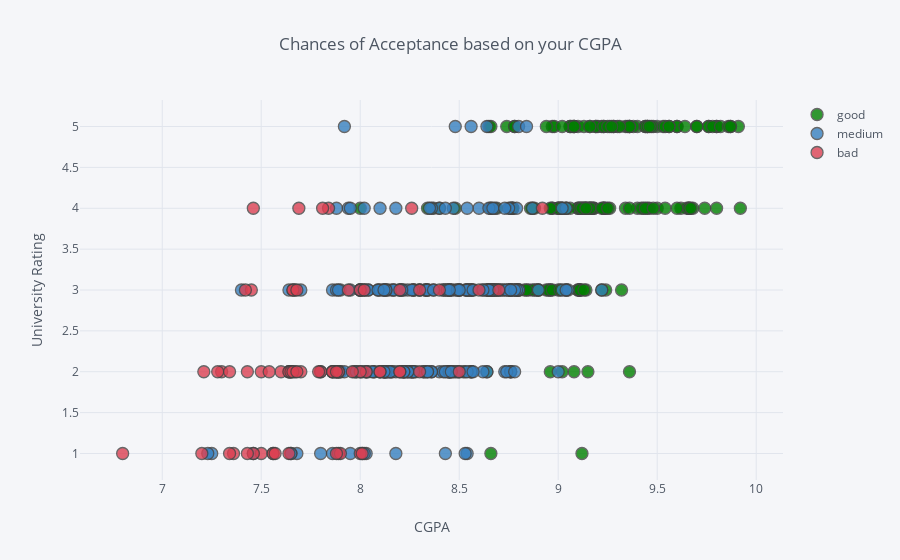
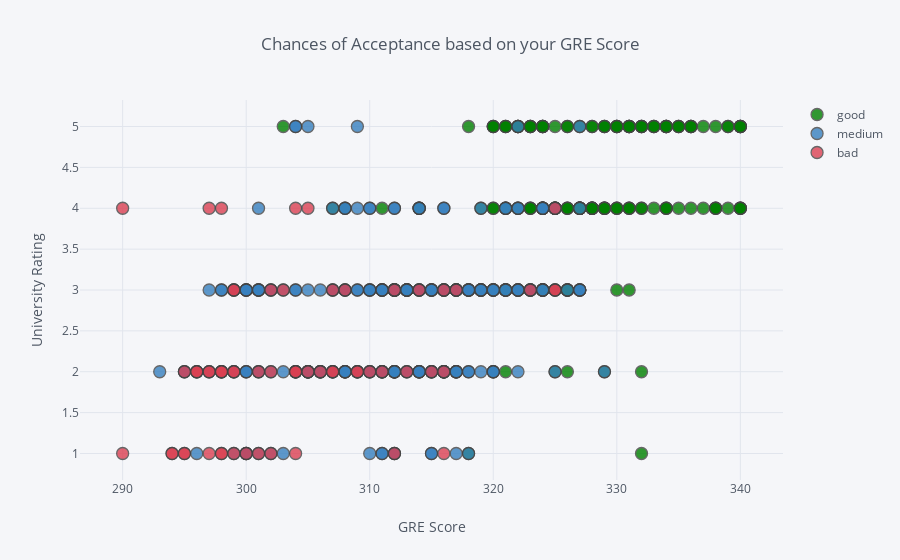
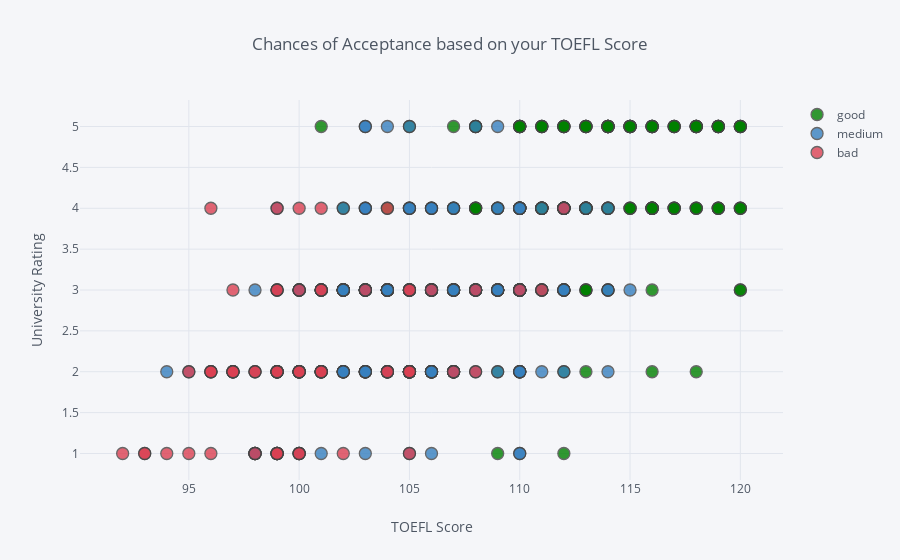

The notebook cell these images were saved under, in order:
### Markdown cell above
# How good is your Acceptance chance to a University based on your Scores:
**NOTE: You can even turn the markers on and off by clicking on the legends in the below charts**

### Code cell
scores_attr=['CGPA', 'GRE Score', 'TOEFL Score']
for i in scores_attr:
    df.iplot(x=i,y='University Rating',categories='Admit Chance',colors=['green','blue','red'],
            xTitle=i,yTitle='University Rating',title=f'Chances of Acceptance based on your {i}')

### Figure 1 — Plotly figure (JSON) as saved in the notebook; plotly's stock layout.template omitted (floating-point values rounded to 4 significant figures; data arrays with more than 128 entries replaced by an {"elided": "..."} marker saying what was removed)
{"data": [{"marker": {"color": "rgba(0, 128, 0, 1.0)", "line": {"width": 1.3}, "opacity": 0.8, "size": 12, "symbol": "circle"}, "mode": "markers", "name": "good", "textfont": {"color": "#4D5663"}, "type": "scatter", "uid": "1447d170-38f6-48d0-8543-c98b50843bf2", "x": {"elided": "196 float values"}, "y": {"elided": "196 int values"}}, {"marker": {"color": "rgba(55, 128, 191, 1.0)", "line": {"width": 1.3}, "opacity": 0.8, "size": 12, "symbol": "circle"}, "mode": "markers", "name": "medium", "textfont": {"color": "#4D5663"}, "type": "scatter", "uid": "661d6af4-8985-43c9-8d6e-f3408f5ce841", "x": {"elided": "241 float values"}, "y": {"elided": "241 int values"}}, {"marker": {"color": "rgba(219, 64, 82, 1.0)", "line": {"width": 1.3}, "opacity": 0.8, "size": 12, "symbol": "circle"}, "mode": "markers", "name": "bad", "textfont": {"color": "#4D5663"}, "type": "scatter", "uid": "12eb782f-f54f-4ba6-a21c-f1cdda08540d", "x": [8, 8.6, 8.4, 8.3, 7.5, 7.2, 7.3, 7.5, 7.7, 8, 8.2, 8.5, 7.6, 6.8, 8.3, 8.1, 8.2, 8.2, 8.7, 8.92, 7.54, 7.36, 8.02, 7.66, 8.03, 7.88, 7.66, 7.84, 8, 7.46, 7.28, 7.9, 7.46, 7.86, 7.64, 8.01, 7.86, 7.89, 7.34, 7.43, 7.64, 7.34, 7.88, 7.65, 7.66, 7.43, 7.56, 7.96, 8.1, 7.8, 7.45, 7.56, 7.94, 7.68, 7.42, 7.68, 7.79, 7.88, 7.57, 7.21, 8.26, 7.81, 7.69], "y": [1, 3, 3, 3, 2, 1, 2, 1, 2, 3, 2, 2, 2, 1, 2, 2, 3, 2, 3, 4, 2, 1, 3, 3, 2, 2, 3, 4, 2, 4, 2, 1, 1, 2, 1, 1, 2, 2, 2, 1, 2, 1, 1, 2, 2, 2, 1, 2, 2, 2, 3, 1, 3, 3, 3, 2, 2, 2, 1, 2, 4, 4, 4]}], "layout": {"legend": {"bgcolor": "#F5F6F9", "font": {"color": "#4D5663"}}, "paper_bgcolor": "#F5F6F9", "plot_bgcolor": "#F5F6F9", "title": {"font": {"color": "#4D5663"}, "text": "Chances of Acceptance based on your CGPA"}, "xaxis": {"gridcolor": "#E1E5ED", "showgrid": true, "tickfont": {"color": "#4D5663"}, "title": {"font": {"color": "#4D5663"}, "text": "CGPA"}, "zerolinecolor": "#E1E5ED"}, "yaxis": {"gridcolor": "#E1E5ED", "showgrid": true, "tickfont": {"color": "#4D5663"}, "title": {"font": {"color": "#4D5663"}, "text": "University Rating"}, "zerolinecolor": "#E1E5ED"}}}

### Figure 2 — Plotly figure (JSON) as saved in the notebook; plotly's stock layout.template omitted (floating-point values rounded to 4 significant figures; data arrays with more than 128 entries replaced by an {"elided": "..."} marker saying what was removed)
{"data": [{"marker": {"color": "rgba(0, 128, 0, 1.0)", "line": {"width": 1.3}, "opacity": 0.8, "size": 12, "symbol": "circle"}, "mode": "markers", "name": "good", "textfont": {"color": "#4D5663"}, "type": "scatter", "uid": "39ddafb0-320b-4fc5-bf34-cf165430997c", "x": {"elided": "196 int values"}, "y": {"elided": "196 int values"}}, {"marker": {"color": "rgba(55, 128, 191, 1.0)", "line": {"width": 1.3}, "opacity": 0.8, "size": 12, "symbol": "circle"}, "mode": "markers", "name": "medium", "textfont": {"color": "#4D5663"}, "type": "scatter", "uid": "00b96bbb-fc97-4ff0-bc01-4a5968d15b8a", "x": {"elided": "241 int values"}, "y": {"elided": "241 int values"}}, {"marker": {"color": "rgba(219, 64, 82, 1.0)", "line": {"width": 1.3}, "opacity": 0.8, "size": 12, "symbol": "circle"}, "mode": "markers", "name": "bad", "textfont": {"color": "#4D5663"}, "type": "scatter", "uid": "736ccfc9-564d-43c9-9b22-0f81b208b1f4", "x": [302, 323, 325, 314, 298, 295, 310, 304, 307, 308, 316, 313, 298, 300, 311, 309, 307, 304, 325, 325, 296, 294, 312, 299, 298, 301, 303, 304, 306, 290, 296, 297, 298, 299, 294, 312, 298, 297, 295, 316, 304, 299, 298, 315, 304, 297, 290, 302, 307, 296, 302, 301, 317, 316, 299, 309, 305, 299, 295, 298, 305, 297, 298], "y": [1, 3, 3, 3, 2, 1, 2, 1, 2, 3, 2, 2, 2, 1, 2, 2, 3, 2, 3, 4, 2, 1, 3, 3, 2, 2, 3, 4, 2, 4, 2, 1, 1, 2, 1, 1, 2, 2, 2, 1, 2, 1, 1, 2, 2, 2, 1, 2, 2, 2, 3, 1, 3, 3, 3, 2, 2, 2, 1, 2, 4, 4, 4]}], "layout": {"legend": {"bgcolor": "#F5F6F9", "font": {"color": "#4D5663"}}, "paper_bgcolor": "#F5F6F9", "plot_bgcolor": "#F5F6F9", "title": {"font": {"color": "#4D5663"}, "text": "Chances of Acceptance based on your GRE Score"}, "xaxis": {"gridcolor": "#E1E5ED", "showgrid": true, "tickfont": {"color": "#4D5663"}, "title": {"font": {"color": "#4D5663"}, "text": "GRE Score"}, "zerolinecolor": "#E1E5ED"}, "yaxis": {"gridcolor": "#E1E5ED", "showgrid": true, "tickfont": {"color": "#4D5663"}, "title": {"font": {"color": "#4D5663"}, "text": "University Rating"}, "zerolinecolor": "#E1E5ED"}}}

### Figure 3 — Plotly figure (JSON) as saved in the notebook; plotly's stock layout.template omitted (floating-point values rounded to 4 significant figures; data arrays with more than 128 entries replaced by an {"elided": "..."} marker saying what was removed)
{"data": [{"marker": {"color": "rgba(0, 128, 0, 1.0)", "line": {"width": 1.3}, "opacity": 0.8, "size": 12, "symbol": "circle"}, "mode": "markers", "name": "good", "textfont": {"color": "#4D5663"}, "type": "scatter", "uid": "8979843c-81a4-4f74-a685-dc10fb4e8eda", "x": {"elided": "196 int values"}, "y": {"elided": "196 int values"}}, {"marker": {"color": "rgba(55, 128, 191, 1.0)", "line": {"width": 1.3}, "opacity": 0.8, "size": 12, "symbol": "circle"}, "mode": "markers", "name": "medium", "textfont": {"color": "#4D5663"}, "type": "scatter", "uid": "15f48e53-76f0-4a4d-99ef-03c03bd72d1f", "x": {"elided": "241 int values"}, "y": {"elided": "241 int values"}}, {"marker": {"color": "rgba(219, 64, 82, 1.0)", "line": {"width": 1.3}, "opacity": 0.8, "size": 12, "symbol": "circle"}, "mode": "markers", "name": "bad", "textfont": {"color": "#4D5663"}, "type": "scatter", "uid": "01fff94e-e331-4782-943a-dc36c49e2510", "x": [102, 108, 106, 105, 98, 93, 99, 105, 108, 110, 105, 107, 99, 99, 104, 100, 101, 105, 111, 112, 95, 93, 105, 97, 98, 97, 99, 100, 100, 104, 99, 100, 99, 96, 95, 99, 101, 96, 96, 98, 97, 94, 92, 105, 101, 96, 100, 101, 105, 97, 99, 96, 101, 103, 100, 105, 104, 100, 99, 97, 96, 99, 101], "y": [1, 3, 3, 3, 2, 1, 2, 1, 2, 3, 2, 2, 2, 1, 2, 2, 3, 2, 3, 4, 2, 1, 3, 3, 2, 2, 3, 4, 2, 4, 2, 1, 1, 2, 1, 1, 2, 2, 2, 1, 2, 1, 1, 2, 2, 2, 1, 2, 2, 2, 3, 1, 3, 3, 3, 2, 2, 2, 1, 2, 4, 4, 4]}], "layout": {"legend": {"bgcolor": "#F5F6F9", "font": {"color": "#4D5663"}}, "paper_bgcolor": "#F5F6F9", "plot_bgcolor": "#F5F6F9", "title": {"font": {"color": "#4D5663"}, "text": "Chances of Acceptance based on your TOEFL Score"}, "xaxis": {"gridcolor": "#E1E5ED", "showgrid": true, "tickfont": {"color": "#4D5663"}, "title": {"font": {"color": "#4D5663"}, "text": "TOEFL Score"}, "zerolinecolor": "#E1E5ED"}, "yaxis": {"gridcolor": "#E1E5ED", "showgrid": true, "tickfont": {"color": "#4D5663"}, "title": {"font": {"color": "#4D5663"}, "text": "University Rating"}, "zerolinecolor": "#E1E5ED"}}}
